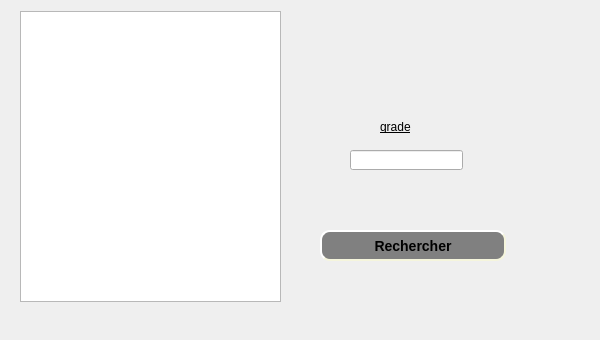
     <widget class="QWidget" name="tab_10">
      <attribute name="title">
       <string>rechecher employe</string>
      </attribute>
      <widget class="QLineEdit" name="lineEdit_cin_3">
       <property name="geometry">
        <rect>
         <x>350</x>
         <y>150</y>
         <width>113</width>
         <height>20</height>
        </rect>
       </property>
      </widget>
      <widget class="QLabel" name="label_34">
       <property name="geometry">
        <rect>
         <x>380</x>
         <y>120</y>
         <width>47</width>
         <height>13</height>
        </rect>
       </property>
       <property name="styleSheet">
        <string notr="true">font: 12pt &quot;Andalus&quot;;
text-decoration: underline;</string>
       </property>
       <property name="text">
        <string>grade</string>
       </property>
      </widget>
      <widget class="QPushButton" name="pb_ajouter_9">
       <property name="geometry">
        <rect>
         <x>320</x>
         <y>230</y>
         <width>186</width>
         <height>31</height>
        </rect>
       </property>
       <property name="styleSheet">
        <string notr="true">QPushButton#pb_ajouter_9 {
    background-color: grey;
    border-style: outset;
    border-width: 2px;
    border-radius: 10px;
    border-color: beige;
    font: bold 14px;
    min-width: 10em;
    padding: 6px;
}
</string>
       </property>
       <property name="text">
        <string>Rechercher</string>
       </property>
      </widget>
      <widget class="QTableView" name="tabemp_2">
       <property name="geometry">
        <rect>
         <x>20</x>
         <y>11</y>
         <width>261</width>
         <height>291</height>
        </rect>
       </property>
      </widget>
      <widget class="QLabel" name="label_9">
       <property name="geometry">
        <rect>
         <x>0</x>
         <y>0</y>
         <width>501</width>
         <height>261</height>
        </rect>
       </property>
       <property name="styleSheet">
        <string notr="true">background-image: url(:/bg.jpg);</string>
       </property>
       <property name="text">
        <string/>
       </property>
       <property name="pixmap">
        <pixmap>../60342173_2276972439287605_1529191567795945472_n.jpg</pixmap>
       </property>
      </widget>
      <widget class="QLabel" name="label_44">
       <property name="geometry">
        <rect>
         <x>0</x>
         <y>-1</y>
         <width>591</width>
         <height>331</height>
        </rect>
       </property>
       <property name="text">
        <string/>
       </property>
       <property name="pixmap">
        <pixmap>../../Downloads/back.png</pixmap>
       </property>
      </widget>
      <zorder>label_44</zorder>
      <zorder>label_9</zorder>
      <zorder>tabemp_2</zorder>
      <zorder>lineEdit_cin_3</zorder>
      <zorder>label_34</zorder>
      <zorder>pb_ajouter_9</zorder>
     </widget>
